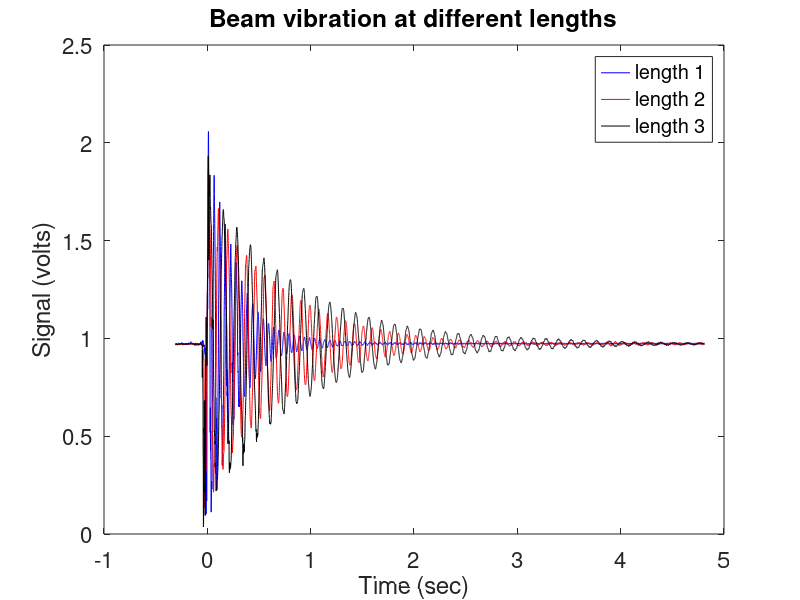
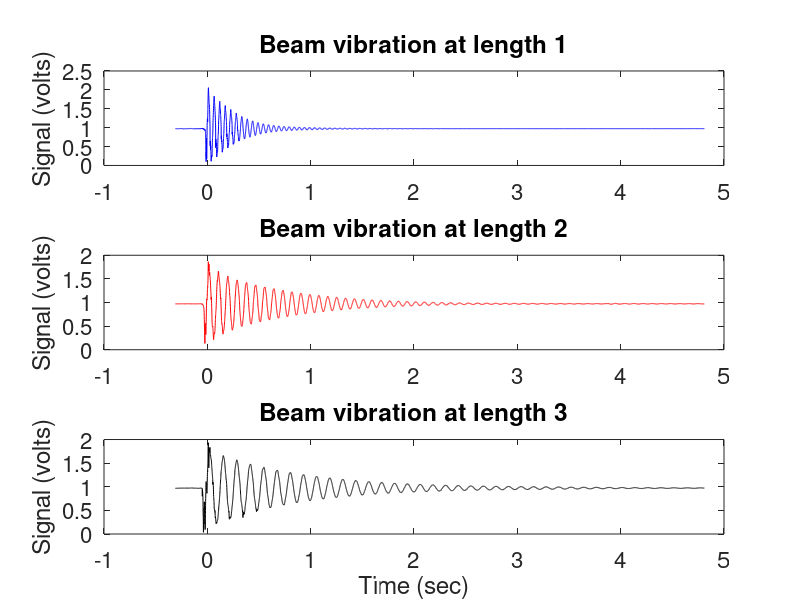

Recreate these plots in MATLAB, in order.
%By:        Shane Billingsley
%Class:     ASEN 3300 Aerospace Electronics & Communications
%Date:      Spring 2024

load('lab06_section04_signal7in.mat');
t7 = t;
sig7 = ch1;
Fs7 = Fs;

load('lab06_section04_signal9in.mat');
t9 = t;
sig9 = ch1;
Fs9 = Fs;

load('lab06_section04_signal11in.mat');
t11 = t;
sig11 = ch1;
Fs11 = Fs;


%% I can't stand Matlab's default tiny font size, so make the default
% bigger:

set(0,'DefaultAxesFontSize',16);


%% to save space and limit the number of figures to submit, try plotting all
% of the signals on the same plot

% start by creating figure and axis handles

h1 = figure(1);
ax1 = axes;

plot(ax1,t7,sig7,'b');

% 'hold' ensures the next plot doesn't overwrite the first

hold(ax1,'on');

plot(ax1,t9,sig9,'r');

plot(ax1,t11,sig11,'k');

% don't forget to label the axes, and include units

xlabel(ax1,'Time (sec)');
ylabel(ax1,'Signal (volts)');
title(ax1,'Beam vibration at different lengths');

% A legend is also helpful:

legend(ax1,'length 1','length 2','length 3');


%% Alternatively, if the signals are too "busy" or overlapping too much, put them on different subplots

h2 = figure(2);
ax2(1) = subplot(311);
ax2(2) = subplot(312);
ax2(3) = subplot(313);


plot(ax2(1),t7,sig7,'b');

% we don't need to "hold on" because they'll be on different subplots

plot(ax2(2),t9,sig9,'r');

plot(ax2(3),t11,sig11,'k');

% don't forget to label the axes, and include units

xlabel(ax2(3),'Time (sec)');
ylabel(ax2(1),'Signal (volts)');
ylabel(ax2(2),'Signal (volts)');
ylabel(ax2(3),'Signal (volts)');

title(ax2(1),'Beam vibration at length 1');
title(ax2(2),'Beam vibration at length 2');
title(ax2(3),'Beam vibration at length 3');